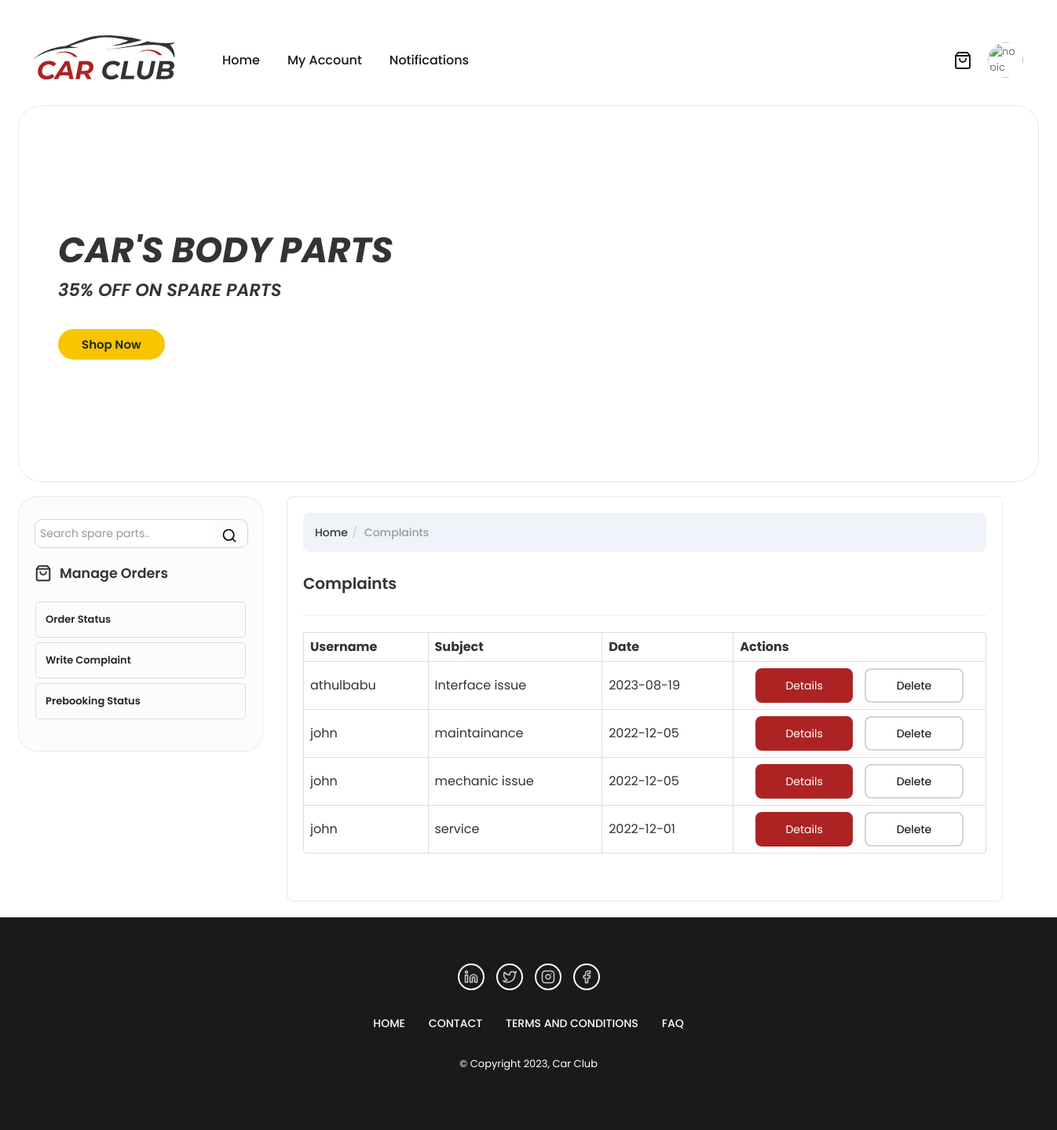
The page /viewComplaints/ (signed in) on the database its author committed.
### User/models.py (models this page shows)
class complaint_tb(models.Model):
    user_id=models.ForeignKey(user_tb,on_delete=models.CASCADE)
    subject=models.CharField(max_length=100)
    complaint=models.CharField(max_length=500)
    date=models.CharField(max_length=20)

class user_tb(models.Model):
    path=models.FileField(max_length=50)
    name=models.CharField(max_length=20)
    gender=models.CharField(max_length=20)
    address=models.CharField(max_length=20)
    dob=models.CharField(max_length=20)
    district_id=models.ForeignKey('Admin.district_tb',on_delete=models.CASCADE,default='1')
    place=models.CharField(max_length=20)
    phone=models.CharField(max_length=20,default='phone')
    email=models.CharField(max_length=20,default='email')
    username=models.CharField(max_length=20)
    password=models.CharField(max_length=20)

### Admin/views.py (the view)
# urls.py: url(r'^viewComplaints/',admin_view.viewComplaints,name='viewComplaints'),
@login_required
def viewComplaints(request):
    complaints=complaint_tb.objects.all().order_by('-id')
    if(complaints.count()>0):
        return render(request,'view_complaints.html',{'data':complaints})
    else:
        return render(request,'view_complaints.html',{'msg':'No Complaints'})

### Admin/context_processors.py (called while the page is built)
def get_part(parts):
    splist=[]
    for s in parts:
        spdic=s.__dict__
        spdic['brand_id']=s.brand_id
        spdic['vehicle_id']=s.vehicle_id
        spdic['shop_id']=s.shop_id
        spdic['category_id']=s.category_id
        spdic['part_obj']=s
        pmodels=part_model_tb.objects.filter(part_id=s.id).values('model_id__model_name')
        plist=[]
        for p in pmodels:
            plist.append(p['model_id__model_name'])
        st=','
        mod=st.join(plist)
        spdic['models']=mod
        splist.append(spdic)
    return splist

### User/context_processors.py (called while the page is built)
def userdata(request):
    if 'workshop_id' in request.session:
        workshop = workshop_tb.objects.filter(id=request.session['workshop_id']).first()
        return {'userdata': workshop}
    elif 'spare_shop_id' in request.session:
        spareshop = shop_tb.objects.filter(id=request.session['spare_shop_id']).first()
        return {'userdata': spareshop}
    elif 'user_id' in request.session:
        user = user_tb.objects.filter(id=request.session['user_id']).first()
        return {'userdata': user}
    elif 'admin_id' in request.session:
        admin = admin_tb.objects.filter(id=request.session['admin_id']).first()
        return {'userdata': admin}
    else:
        return {}

### template/view_complaints.html (shortened to what this page needs)
{% extends 'base.html' %}
{% load static %}
{% block content %}
	<div class="span9">
    <ul class="breadcrumb">
		<li>Home<span class="divider">/</span></li>
		<li class="active">Complaints</li>
    </ul>
	<h3> Complaints </h3>
	<hr class="soft"/>
	{% if msg %}
		<label>{{msg}}</label>
	{% else %}
	<table class="table table-bordered">
                <tr>
                  <th>Username</th>
		  <th>Subject</th>
		  <th>Date</th>
		  <th>Actions</th>
		</tr>
		{% for v in data %}
                <tr>
                  <td>{{v.user_id.username}}</td>
		  <td>{{v.subject}}</td>
                  <td>{{v.date}}</td>
		  <td>
			<div class="btn-group-wrapper">
				<a class="btn btn-accent" href="{% url 'complaintDetails' v.id %}">Details</a>
				<a class="btn btn-secondary" href="{% url 'deleteComplaint' v.id %}">Delete</a>
			</div>
		</td>
                </tr>
		{% endfor %}
            </table>
	{% endif %}
	<br/>
</div>
{% endblock %}

### static/css/main.css (style rules this page uses)
body { background-color: #fff !important; font-family: 'Poppins', sans-serif; }
.span9 { border: 1px solid #E6E8EC; border-radius: 8px; padding: 20px; }
.span9 h4,h3 { font-weight: 600; font-size: 20px; }
.breadcrumb { padding: 15px; border-radius: 8px; background-color: #F0F3FA; font-size: 14px; font-weight:500; }
.btn-accent { padding: 10px; box-sizing: border-box; background: #AD2323; color: #fff; border: none; box-shadow: none; border-radius: 8px; font-weight: 400; text-shadow: none; display: flex; align-items: center; justify-content: center; gap: 10px; }
.btn-secondary { padding: 10px; box-sizing: border-box; background: #fff; border: 2px solid #d3d3d3 !important; color: #000; border: none; box-shadow: none; border-radius: 8px; font-weight: 400; text-shadow: none; display: flex; align-items: center; justify-content: center; }
.btn-accent { outline: none !important; }
.btn-group-wrapper { display: flex; justify-content: stretch; gap: 15px; padding: 0px 20px; }
.btn-group-wrapper a { width: 100%; }
table,td { vertical-align: middle !important; }

### rows shown on the page
complaint_tb: user_id.username "athulbabu", subject "Interface issue", date "2023-08-19"
complaint_tb: user_id.username "john", subject "maintainance", date "2022-12-05"
complaint_tb: user_id.username "john", subject "mechanic issue", date "2022-12-05"
complaint_tb: user_id.username "john", subject "service", date "2022-12-01"
